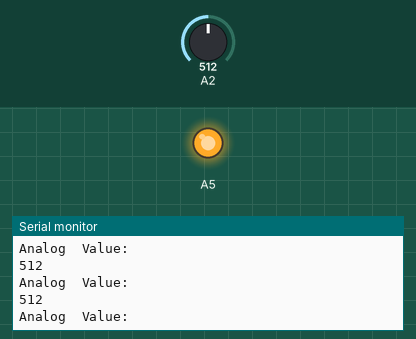
Recording of a sketch running on a simulated Arduino Uno, built with avr-gcc and run on an emulated ATmega328P. Parts: output pins drawn as LEDs (lit = HIGH), the last lines printed to the serial monitor. The inputs (shaded band) are chosen by the test bench; at power-on: A2 = 512.

Above: at 1.2 s.
1.3 s: A2 set to 992
At 2.1 s:
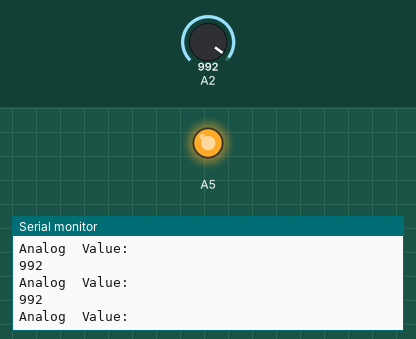
2.8 s: A2 set to 1009
At 3.9 s:
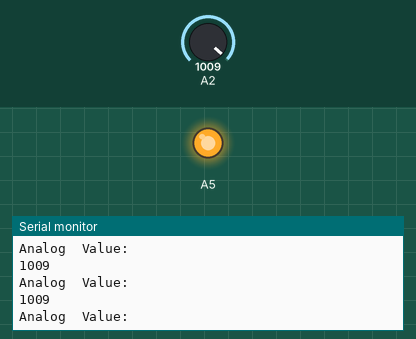
Timing chart, 0 to 5.8 s (numbered marks = the images above; inputs shaded):
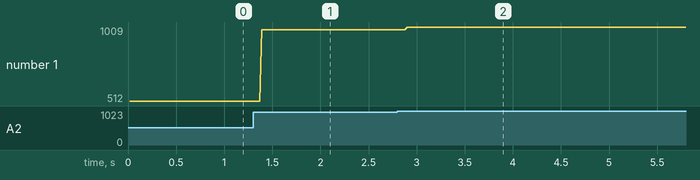

The sketch:

brightness.ino
```cpp
void setup() {
    Serial.begin(9600);
    pinMode(A5, OUTPUT);
    digitalWrite(A5, HIGH);
}

void loop() {
    int value = analogRead(A2);

    Serial.println("Analog  Value: ");
    Serial.println(value);

}
```

Measured:
- after the input at 1.3 s, the serial monitor: prints a new line after 0.09 s (image 1)
- after the input at 2.8 s, the serial monitor: prints a new line after 0.10 s (image 2)
- plotted number 1: 512 → 992 after the input at 1.3 s, 992 → 1009 after the input at 2.8 s
